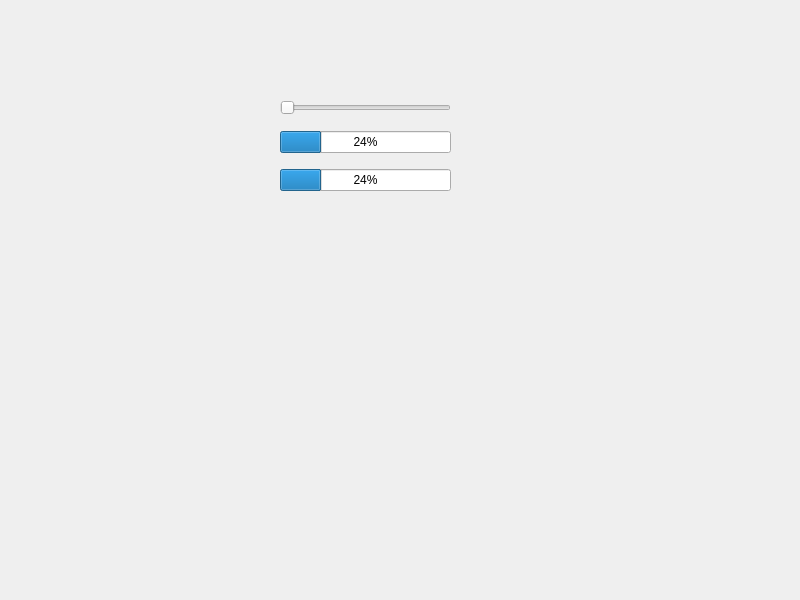
<?xml version="1.0" encoding="UTF-8"?>
<ui version="4.0">
 <class>MainWindow</class>
 <widget class="QMainWindow" name="MainWindow">
  <property name="geometry">
   <rect>
    <x>0</x>
    <y>0</y>
    <width>800</width>
    <height>600</height>
   </rect>
  </property>
  <property name="windowTitle">
   <string>MainWindow</string>
  </property>
  <widget class="QWidget" name="centralwidget">
   <widget class="QWidget" name="">
    <property name="geometry">
     <rect>
      <x>280</x>
      <y>90</y>
      <width>171</width>
      <height>111</height>
     </rect>
    </property>
    <layout class="QVBoxLayout" name="verticalLayout">
     <item>
      <widget class="QSlider" name="horizontalSlider">
       <property name="orientation">
        <enum>Qt::Horizontal</enum>
       </property>
      </widget>
     </item>
     <item>
      <widget class="QProgressBar" name="progressBar">
       <property name="value">
        <number>24</number>
       </property>
      </widget>
     </item>
     <item>
      <widget class="QProgressBar" name="progressBar_2">
       <property name="value">
        <number>24</number>
       </property>
      </widget>
     </item>
    </layout>
   </widget>
  </widget>
  <widget class="QMenuBar" name="menubar">
   <property name="geometry">
    <rect>
     <x>0</x>
     <y>0</y>
     <width>800</width>
     <height>21</height>
    </rect>
   </property>
  </widget>
 </widget>
 <resources/>
 <connections/>
</ui>
